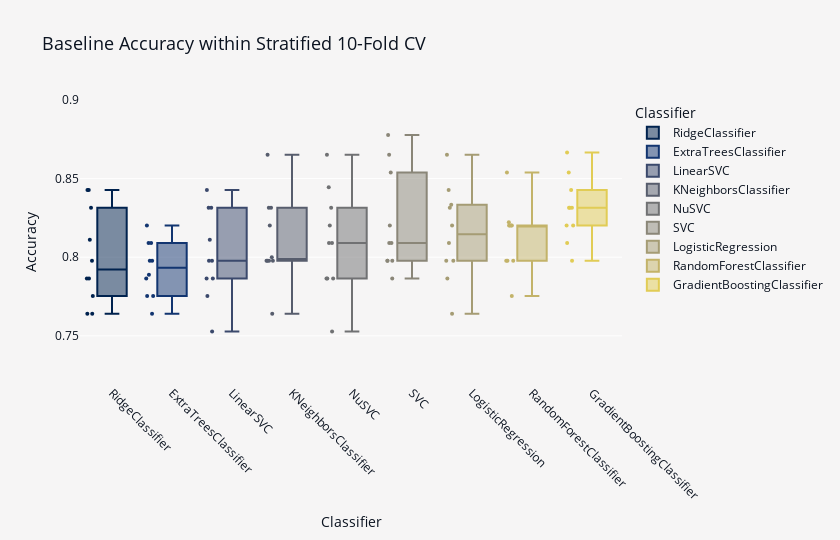

Source (notebook cell):
### Code cell
fig = px.box(
    baseline_scores,
    points="all",
    height=540,
    width=840,
    range_y=(0.72, 0.90),
    color="variable",
    color_discrete_sequence=px.colors.sequential.Cividis,
    labels={"variable": "Classifier", "value": "Accuracy"},
    title="Baseline Accuracy within Stratified 10-Fold CV",
)
fig.update_layout(
    font_color=FONT_COLOR,
    title_font_size=18,
    plot_bgcolor=BACKGROUND_COLOR,
    paper_bgcolor=BACKGROUND_COLOR,
)
fig.update_xaxes(tickangle=45)
fig.update_traces(marker={"size": 4})
fig.show()

### Figure 1 — Plotly figure (JSON) as saved in the notebook; plotly's stock layout.template omitted (floating-point values rounded to 4 significant figures)
{"data": [{"alignmentgroup": "True", "boxpoints": "all", "hovertemplate": "Classifier=%{x}<br>Accuracy=%{y}<extra></extra>", "legendgroup": "RidgeClassifier", "marker": {"color": "#00224e", "size": 4}, "name": "RidgeClassifier", "notched": false, "offsetgroup": "RidgeClassifier", "orientation": "v", "showlegend": true, "type": "box", "x": ["RidgeClassifier", "RidgeClassifier", "RidgeClassifier", "RidgeClassifier", "RidgeClassifier", "RidgeClassifier", "RidgeClassifier", "RidgeClassifier", "RidgeClassifier", "RidgeClassifier"], "x0": " ", "xaxis": "x", "y": [0.8111, 0.7753, 0.7865, 0.764, 0.7978, 0.8315, 0.764, 0.7865, 0.8427, 0.8427], "y0": " ", "yaxis": "y"}, {"alignmentgroup": "True", "boxpoints": "all", "hovertemplate": "Classifier=%{x}<br>Accuracy=%{y}<extra></extra>", "legendgroup": "ExtraTreesClassifier", "marker": {"color": "#123570", "size": 4}, "name": "ExtraTreesClassifier", "notched": false, "offsetgroup": "ExtraTreesClassifier", "orientation": "v", "showlegend": true, "type": "box", "x": ["ExtraTreesClassifier", "ExtraTreesClassifier", "ExtraTreesClassifier", "ExtraTreesClassifier", "ExtraTreesClassifier", "ExtraTreesClassifier", "ExtraTreesClassifier", "ExtraTreesClassifier", "ExtraTreesClassifier", "ExtraTreesClassifier"], "x0": " ", "xaxis": "x", "y": [0.7889, 0.7753, 0.809, 0.7978, 0.7865, 0.7753, 0.8202, 0.764, 0.809, 0.7978], "y0": " ", "yaxis": "y"}, {"alignmentgroup": "True", "boxpoints": "all", "hovertemplate": "Classifier=%{x}<br>Accuracy=%{y}<extra></extra>", "legendgroup": "LinearSVC", "marker": {"color": "#3b496c", "size": 4}, "name": "LinearSVC", "notched": false, "offsetgroup": "LinearSVC", "orientation": "v", "showlegend": true, "type": "box", "x": ["LinearSVC", "LinearSVC", "LinearSVC", "LinearSVC", "LinearSVC", "LinearSVC", "LinearSVC", "LinearSVC", "LinearSVC", "LinearSVC"], "x0": " ", "xaxis": "x", "y": [0.8111, 0.7865, 0.7978, 0.7753, 0.7978, 0.8315, 0.7528, 0.7865, 0.8427, 0.8315], "y0": " ", "yaxis": "y"}, {"alignmentgroup": "True", "boxpoints": "all", "hovertemplate": "Classifier=%{x}<br>Accuracy=%{y}<extra></extra>", "legendgroup": "KNeighborsClassifier", "marker": {"color": "#575d6d", "size": 4}, "name": "KNeighborsClassifier", "notched": false, "offsetgroup": "KNeighborsClassifier", "orientation": "v", "showlegend": true, "type": "box", "x": ["KNeighborsClassifier", "KNeighborsClassifier", "KNeighborsClassifier", "KNeighborsClassifier", "KNeighborsClassifier", "KNeighborsClassifier", "KNeighborsClassifier", "KNeighborsClassifier", "KNeighborsClassifier", "KNeighborsClassifier"], "x0": " ", "xaxis": "x", "y": [0.8, 0.8315, 0.7978, 0.7978, 0.7978, 0.764, 0.8652, 0.8202, 0.8315, 0.7978], "y0": " ", "yaxis": "y"}, {"alignmentgroup": "True", "boxpoints": "all", "hovertemplate": "Classifier=%{x}<br>Accuracy=%{y}<extra></extra>", "legendgroup": "NuSVC", "marker": {"color": "#707173", "size": 4}, "name": "NuSVC", "notched": false, "offsetgroup": "NuSVC", "orientation": "v", "showlegend": true, "type": "box", "x": ["NuSVC", "NuSVC", "NuSVC", "NuSVC", "NuSVC", "NuSVC", "NuSVC", "NuSVC", "NuSVC", "NuSVC"], "x0": " ", "xaxis": "x", "y": [0.8444, 0.7528, 0.7865, 0.7865, 0.7865, 0.809, 0.809, 0.8202, 0.8652, 0.8315], "y0": " ", "yaxis": "y"}, {"alignmentgroup": "True", "boxpoints": "all", "hovertemplate": "Classifier=%{x}<br>Accuracy=%{y}<extra></extra>", "legendgroup": "SVC", "marker": {"color": "#8a8678", "size": 4}, "name": "SVC", "notched": false, "offsetgroup": "SVC", "orientation": "v", "showlegend": true, "type": "box", "x": ["SVC", "SVC", "SVC", "SVC", "SVC", "SVC", "SVC", "SVC", "SVC", "SVC"], "x0": " ", "xaxis": "x", "y": [0.8778, 0.7865, 0.7978, 0.7978, 0.809, 0.809, 0.8539, 0.8202, 0.8652, 0.7978], "y0": " ", "yaxis": "y"}, {"alignmentgroup": "True", "boxpoints": "all", "hovertemplate": "Classifier=%{x}<br>Accuracy=%{y}<extra></extra>", "legendgroup": "LogisticRegression", "marker": {"color": "#a59c74", "size": 4}, "name": "LogisticRegression", "notched": false, "offsetgroup": "LogisticRegression", "orientation": "v", "showlegend": true, "type": "box", "x": ["LogisticRegression", "LogisticRegression", "LogisticRegression", "LogisticRegression", "LogisticRegression", "LogisticRegression", "LogisticRegression", "LogisticRegression", "LogisticRegression", "LogisticRegression"], "x0": " ", "xaxis": "x", "y": [0.8333, 0.7978, 0.7978, 0.8202, 0.7865, 0.8427, 0.764, 0.8315, 0.8652, 0.809], "y0": " ", "yaxis": "y"}, {"alignmentgroup": "True", "boxpoints": "all", "hovertemplate": "Classifier=%{x}<br>Accuracy=%{y}<extra></extra>", "legendgroup": "RandomForestClassifier", "marker": {"color": "#c3b369", "size": 4}, "name": "RandomForestClassifier", "notched": false, "offsetgroup": "RandomForestClassifier", "orientation": "v", "showlegend": true, "type": "box", "x": ["RandomForestClassifier", "RandomForestClassifier", "RandomForestClassifier", "RandomForestClassifier", "RandomForestClassifier", "RandomForestClassifier", "RandomForestClassifier", "RandomForestClassifier", "RandomForestClassifier", "RandomForestClassifier"], "x0": " ", "xaxis": "x", "y": [0.8222, 0.7978, 0.7978, 0.8202, 0.8202, 0.7978, 0.8539, 0.7753, 0.8202, 0.8202], "y0": " ", "yaxis": "y"}, {"alignmentgroup": "True", "boxpoints": "all", "hovertemplate": "Classifier=%{x}<br>Accuracy=%{y}<extra></extra>", "legendgroup": "GradientBoostingClassifier", "marker": {"color": "#e1cc55", "size": 4}, "name": "GradientBoostingClassifier", "notched": false, "offsetgroup": "GradientBoostingClassifier", "orientation": "v", "showlegend": true, "type": "box", "x": ["GradientBoostingClassifier", "GradientBoostingClassifier", "GradientBoostingClassifier", "GradientBoostingClassifier", "GradientBoostingClassifier", "GradientBoostingClassifier", "GradientBoostingClassifier", "GradientBoostingClassifier", "GradientBoostingClassifier", "GradientBoostingClassifier"], "x0": " ", "xaxis": "x", "y": [0.8667, 0.8315, 0.8539, 0.8427, 0.8315, 0.8202, 0.809, 0.7978, 0.8315, 0.8202], "y0": " ", "yaxis": "y"}], "layout": {"boxmode": "overlay", "font": {"color": "#0b1320"}, "height": 540, "legend": {"title": {"text": "Classifier"}, "tracegroupgap": 0}, "paper_bgcolor": "#F6F5F5", "plot_bgcolor": "#F6F5F5", "title": {"font": {"size": 18}, "text": "Baseline Accuracy within Stratified 10-Fold CV"}, "width": 840, "xaxis": {"anchor": "y", "categoryarray": ["RidgeClassifier", "ExtraTreesClassifier", "LinearSVC", "KNeighborsClassifier", "NuSVC", "SVC", "LogisticRegression", "RandomForestClassifier", "GradientBoostingClassifier"], "categoryorder": "array", "domain": [0, 1], "tickangle": 45, "title": {"text": "Classifier"}}, "yaxis": {"anchor": "x", "domain": [0, 1], "range": [0.72, 0.9], "title": {"text": "Accuracy"}}}}
